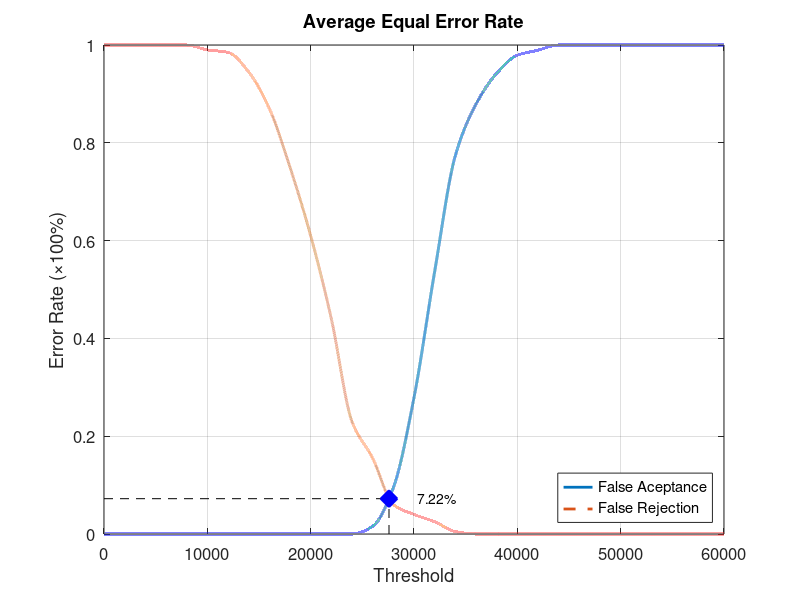
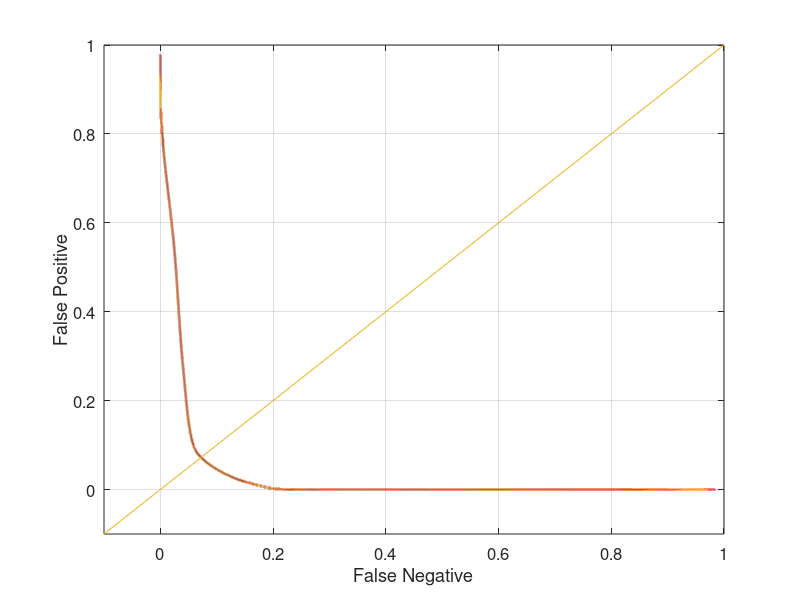

These figures' MATLAB source, in order:
function yEER = Database4_2
close all;
clear;
clc;
x = 0:2000:60000;
xq = 0:0.5:60000;

y0 = [0 0 0 0 0 0 0 0 0 0 0 0 0 0.0157895 0.0947368 0.278947 0.536842 0.773684 0.878947 0.942105 0.978947 0.989474 1 1 1 1 1 1 1 1 1];
yy0 = interp1(x, y0, xq, 'pchip');
y1 = [1 1 1 1 1 0.99 0.985 0.945 0.87 0.75 0.61 0.44 0.23 0.155 0.06 0.04 0.025 0.005 0 0 0 0 0 0 0 0 0 0 0 0 0];
yy1 = interp1(x, y1, xq, 'pchip');

% Calculating EER: 
y2 = abs(y0 - y1);
find(y2 == min(y2))
yy2 = abs(yy0 - yy1);
xEER = find(yy2 == min(yy2));
xEERIndex = xq(xEER) % X-axis EER
yEER = yy0(xEER) % Y-axis EER

main = figure
plot(xq, yy0,'-','LineWidth', 2);	hold on
plot(xq, yy1,'--','LineWidth', 2);	hold on
plot([xEERIndex xEERIndex], [0 yEER], 'k--');	hold on
plot([0 xEERIndex], [yEER yEER], 'k--');	hold on
plot(xEERIndex, yEER, 'bx', 'LineWidth', 10);	hold on
text(xEERIndex + 10 * xEERIndex / 100, yEER, [num2str(round((10000 * yEER)) / 100) '%'])
legend('False Aceptance', 'False Rejection', 'Location', 'SouthEast')
xlabel('Threshold')
ylabel('Error Rate (\times100%)')
title('Average Equal Error Rate')
set(gca, 'FontSize', 12)
axis([0 60000 0 1])
grid on

print(main, 'Database4_2Main', '-dpng');
FNRxFPR = figure('Color', [1 1 1]);
plot(yy1, yy0, '-', yy1, yy0, 'LineWidth', 2);
hold on
y = -0.1:0.1:1
plot(y, y); 
set(gca, 'FontSize', 12)
xlabel('False Negative')
ylabel('False Positive')
axis([-0.1 1 -0.1 1])
set(gca, 'FontSize', 12)
grid on

print(FNRxFPR, 'Database4_2FNRxFPR','-dpng');
end
